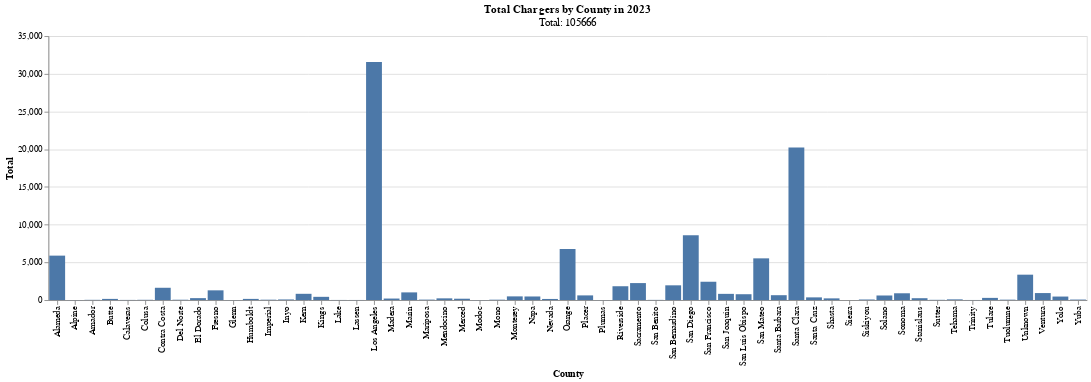

Notebook source saved alongside this figure:
### Markdown cell above
From the dataset we can find the total number of EV charger is 105666 at California in 2023.

### Code cell
# I want to do the visualization so that I need to remove the total row as an outlier
DF_charger_2023 = DF_charger_2023[:-1]

chart_2023 = alt.Chart(DF_charger_2023).mark_bar().encode(x='County', y='Total')

# Add title and total from the original data
chart_2023 = chart_2023.properties(title={"text": "Total Chargers by County in 2023", "subtitle": f"Total: {105666}"})
chart_2023

### Figure 1 — Vega-Lite specification as saved in the notebook (floating-point values rounded to 4 significant figures)
{"config": {"view": {"continuousWidth": 400, "continuousHeight": 300}}, "data": {"name": "data-a96dcfcd8baef8c2c63230c38e37dfc1"}, "mark": "bar", "encoding": {"x": {"field": "County", "type": "nominal"}, "y": {"field": "Total", "type": "quantitative"}}, "title": {"text": "Total Chargers by County in 2023", "subtitle": "Total: 105666"}, "$schema": "https://vega.github.io/schema/vega-lite/v4.17.0.json", "datasets": {"data-a96dcfcd8baef8c2c63230c38e37dfc1": [{"County": "Alameda", "Public Level 1": 4, "Shared Private Level 1": 72, "Public Level 2": 1590, "Shared Private Level 2": 3667, "Public DC Fast": 510, "Shared Private DC Fast": 50, "Total": 5893}, {"County": "Alpine", "Public Level 1": 0, "Shared Private Level 1": 0, "Public Level 2": 12, "Shared Private Level 2": 0, "Public DC Fast": 0, "Shared Private DC Fast": 0, "Total": 12}, {"County": "Amador", "Public Level 1": 0, "Shared Private Level 1": 0, "Public Level 2": 26, "Shared Private Level 2": 0, "Public DC Fast": 8, "Shared Private DC Fast": 0, "Total": 34}, {"County": "Butte", "Public Level 1": 6, "Shared Private Level 1": 0, "Public Level 2": 72, "Shared Private Level 2": 53, "Public DC Fast": 25, "Shared Private DC Fast": 1, "Total": 157}, {"County": "Calaveras", "Public Level 1": 0, "Shared Private Level 1": 2, "Public Level 2": 9, "Shared Private Level 2": 0, "Public DC Fast": 12, "Shared Private DC Fast": 0, "Total": 23}, {"County": "Colusa", "Public Level 1": 0, "Shared Private Level 1": 0, "Public Level 2": 16, "Shared Private Level 2": 3, "Public DC Fast": 18, "Shared Private DC Fast": 0, "Total": 37}, {"County": "Contra Costa", "Public Level 1": 0, "Shared Private Level 1": 2, "Public Level 2": 678, "Shared Private Level 2": 604, "Public DC Fast": 341, "Shared Private DC Fast": 7, "Total": 1632}, {"County": "Del Norte", "Public Level 1": 0, "Shared Private Level 1": 0, "Public Level 2": 18, "Shared Private Level 2": 0, "Public DC Fast": 28, "Shared Private DC Fast": 0, "Total": 46}, {"County": "El Dorado", "Public Level 1": 1, "Shared Private Level 1": 0, "Public Level 2": 166, "Shared Private Level 2": 8, "Public DC Fast": 83, "Shared Private DC Fast": 0, "Total": 258}, {"County": "Fresno", "Public Level 1": 23, "Shared Private Level 1": 1, "Public Level 2": 476, "Shared Private Level 2": 483, "Public DC Fast": 283, "Shared Private DC Fast": 26, "Total": 1292}, {"County": "Glenn", "Public Level 1": 0, "Shared Private Level 1": 0, "Public Level 2": 2, "Shared Private Level 2": 0, "Public DC Fast": 6, "Shared Private DC Fast": 0, "Total": 8}, {"County": "Humboldt", "Public Level 1": 0, "Shared Private Level 1": 0, "Public Level 2": 111, "Shared Private Level 2": 10, "Public DC Fast": 36, "Shared Private DC Fast": 0, "Total": 157}, {"County": "Imperial", "Public Level 1": 0, "Shared Private Level 1": 0, "Public Level 2": 15, "Shared Private Level 2": 12, "Public DC Fast": 24, "Shared Private DC Fast": 1, "Total": 52}, {"County": "Inyo", "Public Level 1": 0, "Shared Private Level 1": 0, "Public Level 2": 4, "Shared Private Level 2": 6, "Public DC Fast": 72, "Shared Private DC Fast": 1, "Total": 83}, {"County": "Kern", "Public Level 1": 5, "Shared Private Level 1": 1, "Public Level 2": 216, "Shared Private Level 2": 233, "Public DC Fast": 371, "Shared Private DC Fast": 6, "Total": 832}, {"County": "Kings", "Public Level 1": 0, "Shared Private Level 1": 0, "Public Level 2": 70, "Shared Private Level 2": 248, "Public DC Fast": 112, "Shared Private DC Fast": 1, "Total": 431}, {"County": "Lake", "Public Level 1": 0, "Shared Private Level 1": 0, "Public Level 2": 18, "Shared Private Level 2": 0, "Public DC Fast": 0, "Shared Private DC Fast": 0, "Total": 18}, {"County": "Lassen", "Public Level 1": 0, "Shared Private Level 1": 1, "Public Level 2": 7, "Shared Private Level 2": 0, "Public DC Fast": 8, "Shared Private DC Fast": 0, "Total": 16}, {"County": "Los Angeles", "Public Level 1": 23, "Shared Private Level 1": 121, "Public Level 2": 8423, "Shared Private Level 2": 20716, "Public DC Fast": 2093, "Shared Private DC Fast": 193, "Total": 31569}, {"County": "Madera", "Public Level 1": 0, "Shared Private Level 1": 1, "Public Level 2": 76, "Shared Private Level 2": 39, "Public DC Fast": 79, "Shared Private DC Fast": 8, "Total": 203}, {"County": "Marin", "Public Level 1": 1, "Shared Private Level 1": 0, "Public Level 2": 472, "Shared Private Level 2": 444, "Public DC Fast": 103, "Shared Private DC Fast": 0, "Total": 1020}, {"County": "Mariposa", "Public Level 1": 0, "Shared Private Level 1": 0, "Public Level 2": 30, "Shared Private Level 2": 0, "Public DC Fast": 32, "Shared Private DC Fast": 0, "Total": 62}, {"County": "Mendocino", "Public Level 1": 0, "Shared Private Level 1": 0, "Public Level 2": 134, "Shared Private Level 2": 35, "Public DC Fast": 60, "Shared Private DC Fast": 0, "Total": 229}, {"County": "Merced", "Public Level 1": 10, "Shared Private Level 1": 2, "Public Level 2": 75, "Shared Private Level 2": 27, "Public DC Fast": 68, "Shared Private DC Fast": 0, "Total": 182}, {"County": "Modoc", "Public Level 1": 0, "Shared Private Level 1": 0, "Public Level 2": 4, "Shared Private Level 2": 0, "Public DC Fast": 8, "Shared Private DC Fast": 0, "Total": 12}, {"County": "Mono", "Public Level 1": 0, "Shared Private Level 1": 0, "Public Level 2": 19, "Shared Private Level 2": 7, "Public DC Fast": 26, "Shared Private DC Fast": 0, "Total": 52}, {"County": "Monterey", "Public Level 1": 0, "Shared Private Level 1": 0, "Public Level 2": 252, "Shared Private Level 2": 60, "Public DC Fast": 178, "Shared Private DC Fast": 1, "Total": 491}, {"County": "Napa", "Public Level 1": 0, "Shared Private Level 1": 0, "Public Level 2": 368, "Shared Private Level 2": 55, "Public DC Fast": 55, "Shared Private DC Fast": 0, "Total": 478}, {"County": "Nevada", "Public Level 1": 0, "Shared Private Level 1": 0, "Public Level 2": 50, "Shared Private Level 2": 42, "Public DC Fast": 57, "Shared Private DC Fast": 0, "Total": 149}, {"County": "Orange", "Public Level 1": 1, "Shared Private Level 1": 0, "Public Level 2": 3117, "Shared Private Level 2": 2724, "Public DC Fast": 904, "Shared Private DC Fast": 25, "Total": 6771}, {"County": "Placer", "Public Level 1": 0, "Shared Private Level 1": 1, "Public Level 2": 271, "Shared Private Level 2": 125, "Public DC Fast": 221, "Shared Private DC Fast": 4, "Total": 622}, {"County": "Plumas", "Public Level 1": 0, "Shared Private Level 1": 0, "Public Level 2": 7, "Shared Private Level 2": 0, "Public DC Fast": 0, "Shared Private DC Fast": 0, "Total": 7}, {"County": "Riverside", "Public Level 1": 0, "Shared Private Level 1": 1, "Public Level 2": 1044, "Shared Private Level 2": 211, "Public DC Fast": 564, "Shared Private DC Fast": 15, "Total": 1835}, {"County": "Sacramento", "Public Level 1": 65, "Shared Private Level 1": 18, "Public Level 2": 1098, "Shared Private Level 2": 752, "Public DC Fast": 311, "Shared Private DC Fast": 9, "Total": 2253}, {"County": "San Benito", "Public Level 1": 0, "Shared Private Level 1": 0, "Public Level 2": 12, "Shared Private Level 2": 10, "Public DC Fast": 5, "Shared Private DC Fast": 0, "Total": 27}, {"County": "San Bernardino", "Public Level 1": 1, "Shared Private Level 1": 11, "Public Level 2": 785, "Shared Private Level 2": 530, "Public DC Fast": 614, "Shared Private DC Fast": 16, "Total": 1957}, {"County": "San Diego", "Public Level 1": 0, "Shared Private Level 1": 17, "Public Level 2": 2841, "Shared Private Level 2": 4972, "Public DC Fast": 695, "Shared Private DC Fast": 58, "Total": 8583}, {"County": "San Francisco", "Public Level 1": 9, "Shared Private Level 1": 6, "Public Level 2": 873, "Shared Private Level 2": 1334, "Public DC Fast": 172, "Shared Private DC Fast": 37, "Total": 2431}, {"County": "San Joaquin", "Public Level 1": 0, "Shared Private Level 1": 0, "Public Level 2": 315, "Shared Private Level 2": 313, "Public DC Fast": 174, "Shared Private DC Fast": 23, "Total": 825}, {"County": "San Luis Obispo", "Public Level 1": 0, "Shared Private Level 1": 1, "Public Level 2": 410, "Shared Private Level 2": 228, "Public DC Fast": 136, "Shared Private DC Fast": 2, "Total": 777}, {"County": "San Mateo", "Public Level 1": 34, "Shared Private Level 1": 103, "Public Level 2": 2152, "Shared Private Level 2": 2853, "Public DC Fast": 370, "Shared Private DC Fast": 21, "Total": 5533}, {"County": "Santa Barbara", "Public Level 1": 0, "Shared Private Level 1": 2, "Public Level 2": 345, "Shared Private Level 2": 163, "Public DC Fast": 110, "Shared Private DC Fast": 28, "Total": 648}, {"County": "Santa Clara", "Public Level 1": 2, "Shared Private Level 1": 75, "Public Level 2": 3974, "Shared Private Level 2": 15372, "Public DC Fast": 730, "Shared Private DC Fast": 67, "Total": 20220}, {"County": "Santa Cruz", "Public Level 1": 0, "Shared Private Level 1": 0, "Public Level 2": 199, "Shared Private Level 2": 83, "Public DC Fast": 77, "Shared Private DC Fast": 0, "Total": 359}, {"County": "Shasta", "Public Level 1": 0, "Shared Private Level 1": 0, "Public Level 2": 94, "Shared Private Level 2": 45, "Public DC Fast": 85, "Shared Private DC Fast": 3, "Total": 227}, {"County": "Sierra", "Public Level 1": 0, "Shared Private Level 1": 0, "Public Level 2": 2, "Shared Private Level 2": 0, "Public DC Fast": 0, "Shared Private DC Fast": 0, "Total": 2}, {"County": "Siskiyou", "Public Level 1": 0, "Shared Private Level 1": 1, "Public Level 2": 24, "Shared Private Level 2": 4, "Public DC Fast": 48, "Shared Private DC Fast": 0, "Total": 77}, {"County": "Solano", "Public Level 1": 2, "Shared Private Level 1": 0, "Public Level 2": 249, "Shared Private Level 2": 166, "Public DC Fast": 189, "Shared Private DC Fast": 2, "Total": 608}, {"County": "Sonoma", "Public Level 1": 0, "Shared Private Level 1": 0, "Public Level 2": 485, "Shared Private Level 2": 265, "Public DC Fast": 134, "Shared Private DC Fast": 18, "Total": 902}, {"County": "Stanislaus", "Public Level 1": 0, "Shared Private Level 1": 1, "Public Level 2": 107, "Shared Private Level 2": 68, "Public DC Fast": 70, "Shared Private DC Fast": 3, "Total": 249}, {"County": "Sutter", "Public Level 1": 0, "Shared Private Level 1": 0, "Public Level 2": 9, "Shared Private Level 2": 7, "Public DC Fast": 16, "Shared Private DC Fast": 3, "Total": 35}, {"County": "Tehama", "Public Level 1": 0, "Shared Private Level 1": 0, "Public Level 2": 12, "Shared Private Level 2": 50, "Public DC Fast": 32, "Shared Private DC Fast": 0, "Total": 94}, {"County": "Trinity", "Public Level 1": 0, "Shared Private Level 1": 0, "Public Level 2": 4, "Shared Private Level 2": 2, "Public DC Fast": 9, "Shared Private DC Fast": 0, "Total": 15}, {"County": "Tulare", "Public Level 1": 0, "Shared Private Level 1": 3, "Public Level 2": 128, "Shared Private Level 2": 68, "Public DC Fast": 67, "Shared Private DC Fast": 25, "Total": 291}, {"County": "Tuolumne", "Public Level 1": 0, "Shared Private Level 1": 0, "Public Level 2": 41, "Shared Private Level 2": 5, "Public DC Fast": 9, "Shared Private DC Fast": 0, "Total": 55}, {"County": "Ventura", "Public Level 1": 4, "Shared Private Level 1": 0, "Public Level 2": 399, "Shared Private Level 2": 350, "Public DC Fast": 166, "Shared Private DC Fast": 11, "Total": 930}, {"County": "Yolo", "Public Level 1": 14, "Shared Private Level 1": 0, "Public Level 2": 243, "Shared Private Level 2": 145, "Public DC Fast": 61, "Shared Private DC Fast": 5, "Total": 468}, {"County": "Yuba", "Public Level 1": 0, "Shared Private Level 1": 0, "Public Level 2": 18, "Shared Private Level 2": 39, "Public DC Fast": 12, "Shared Private DC Fast": 0, "Total": 69}, {"County": "Unknown", "Public Level 1": 0, "Shared Private Level 1": 6, "Public Level 2": 0, "Shared Private Level 2": 3339, "Public DC Fast": 0, "Shared Private DC Fast": 23, "Total": 3368}]}}
